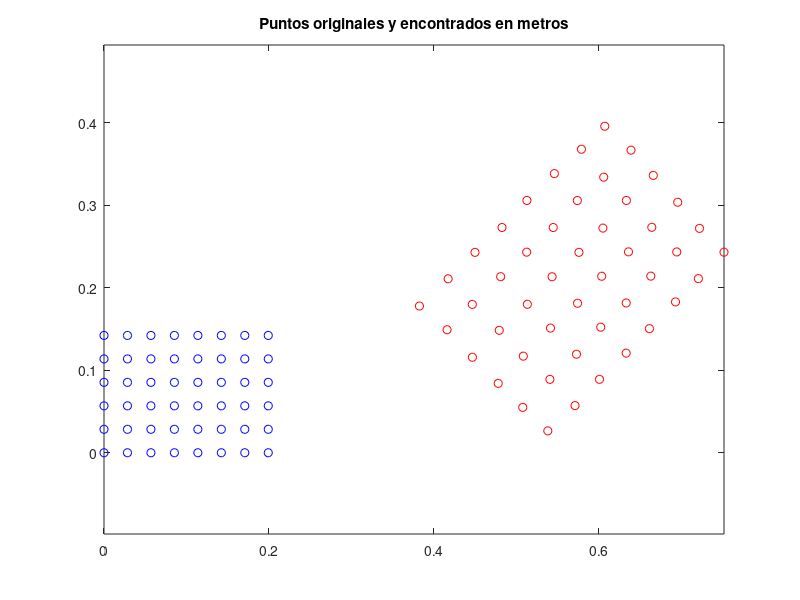
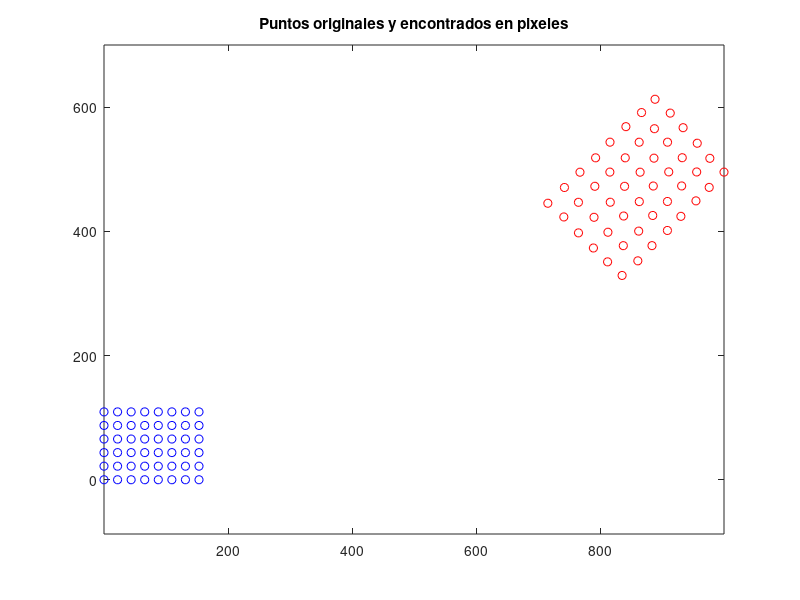
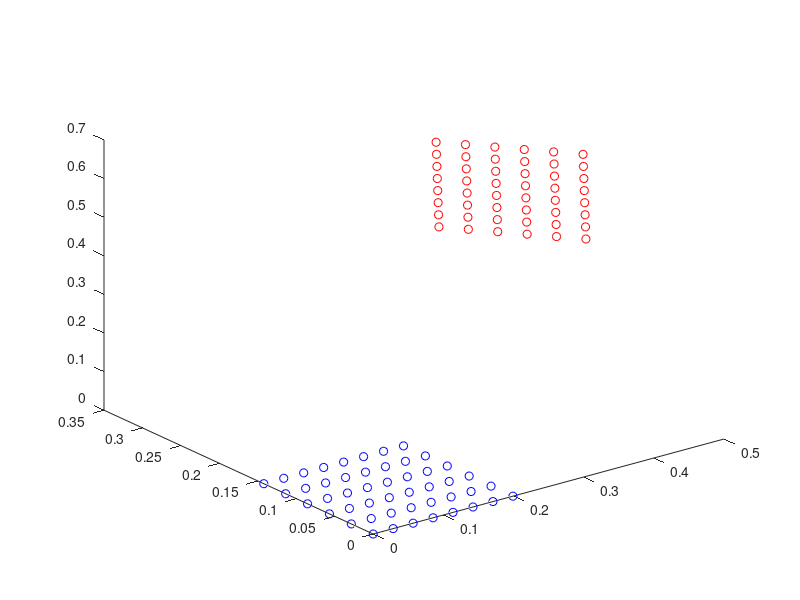

The MATLAB source for these figures, in order: (Note: this script raises an error after producing the figures.)
% puntos originales en metros
pom = load('data/originalCornersM.txt')';
% puntos encontrados en metros
pfm = load('data/f1/corners_found_meter.txt')';
% puntos originales en pixeles
pop = load('data/cornersOriginalPixelM.txt')';
% puntos encontrados en pixeles
pfp = load('data/f1/corners_found_pixel.txt')';

figure(1);
plot(
    pom(1,:),pom(2,:),'bo',
    pfm(1,:),pfm(2,:),'ro'
);
axis equal;
title('Puntos originales y encontrados en metros');

figure(2);
plot(
    pop(1,:),pop(2,:),'bo',
    pfp(1,:),pfp(2,:),'ro'
);
axis equal;
title('Puntos originales y encontrados en pixeles');

K = load('data/K.txt');
iK = load('data/iK.txt');
H = load('data/f1/H_2_orthogonalized.txt');
R = load('data/f1/R.txt');
T = load('data/f1/T.txt');

% Prec=[px;py;ones(size(px))];
% Pi0=[834.16687, 328.14319;
%Pi0(3,:)=ones(1,48);
%cPi0=iK*Pi0;
%H0=[1.208408224311641, -1.176047826805016, 0.5388124791340638;
% 1.141986630549475, 1.040521999712752, 0.02526322350758505;
% 0.1904691900281365, -0.2217878300537925, 1];
% mP=fixHomoPts(H0*Prec);
% H0=H0/norm(H0(:,1));
% T=H0(:,3);
% R=gramSchmidt2(H0);
% R(:,3)=cross(R(:,1),R(:,2));
%

Pp = R * pom(1:3,:) + T;

figure(3);
plot3(
    pom(1,:),pom(2,:),pom(3,:),'bo',
    Pp(1,:),Pp(2,:),Pp(3,:),'ro'
);
plotAxis(eye(3),zeros(3,1),0.1);
plotAxis(R,T,0.1);
axis equal;
title('Puntos originales y encontrados en metros en 3D');
